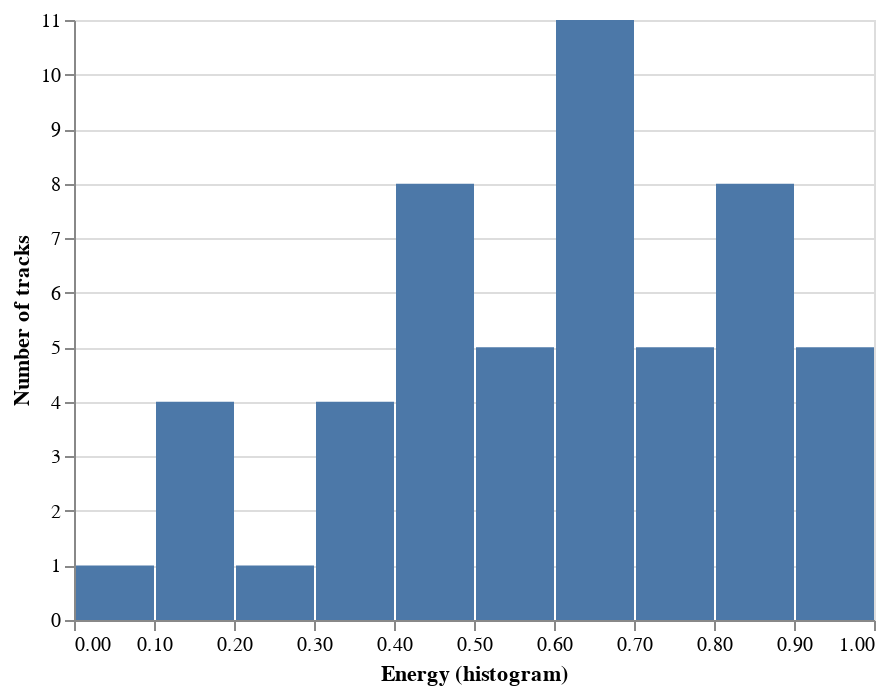

Write notebook code for a chart like this one.
### Code cell
alt.Chart(alt.Data(values=playlist.to_json(True))).mark_bar().encode(
    alt.X('energy:Q',bin=True, title='Energy (histogram)'),
    alt.Y(aggregate='count',type='quantitative', title='Number of tracks')
)

### Figure 1 — Vega-Lite specification as saved in the notebook (floating-point values rounded to 4 significant figures)
{"config": {"view": {"continuousWidth": 400, "continuousHeight": 300}}, "data": {"values": [{"track_id": "29Bx7ullHh1OeH0lpNS0X7", "name": "Mango Drive", "duration_ms": 432066, "explicit": false, "popularity": 38, "album": "Rhythm & Sound", "artists": "Rhythm & Sound", "key": 6, "key_str": "F♯", "mode": 0, "mode_str": "major", "tempo": 125.7, "time_signature": 4, "acousticness": 0.0321, "danceability": 0.897, "energy": 0.308, "instrumentalness": 0.91, "liveness": 0.132, "loudness": -14.42, "speechiness": 0.105, "valence": 0.566, "date": "2021-03-04", "year": 2021, "month": 3, "day": 4, "start_time_ms": 0}, {"track_id": "3xSF0xnqQiXGjQRxDj1dZ5", "name": "In The Wilderness", "duration_ms": 152386, "explicit": false, "popularity": 4, "album": "The Secret Migration", "artists": "Mercury Rev", "key": 11, "key_str": "B", "mode": 1, "mode_str": "minor", "tempo": 144.0, "time_signature": 4, "acousticness": 0.0146, "danceability": 0.326, "energy": 0.854, "instrumentalness": 1.86e-05, "liveness": 0.06, "loudness": -4.454, "speechiness": 0.0571, "valence": 0.385, "date": "2021-03-04", "year": 2021, "month": 3, "day": 4, "start_time_ms": 432066}, {"track_id": "0HsGh7cboYz6cVMIyFrQ8j", "name": "Devil Like Me", "duration_ms": 188280, "explicit": true, "popularity": 65, "album": "Seven + Mary", "artists": "Rainbow Kitten Surprise", "key": 2, "key_str": "D", "mode": 1, "mode_str": "minor", "tempo": 123.1, "time_signature": 4, "acousticness": 0.758, "danceability": 0.679, "energy": 0.63, "instrumentalness": 7.06e-05, "liveness": 0.111, "loudness": -6.83, "speechiness": 0.158, "valence": 0.558, "date": "2021-03-04", "year": 2021, "month": 3, "day": 4, "start_time_ms": 584452}, {"track_id": "0P969nMj5o1TQCdgBmSRNH", "name": "The Polaroid Doll", "duration_ms": 150400, "explicit": false, "popularity": 5, "album": "Jesus Urge Superstar", "artists": "Urge Overkill", "key": 9, "key_str": "A", "mode": 1, "mode_str": "minor", "tempo": 149.3, "time_signature": 4, "acousticness": 4.17e-06, "danceability": 0.298, "energy": 0.702, "instrumentalness": 0.75, "liveness": 0.0736, "loudness": -14.26, "speechiness": 0.0519, "valence": 0.432, "date": "2021-03-04", "year": 2021, "month": 3, "day": 4, "start_time_ms": 772732}, {"track_id": "3cMliO9emUSa4d1Ap2MbfW", "name": "Volcano Girls", "duration_ms": 198933, "explicit": false, "popularity": 54, "album": "Eight Arms To Hold You", "artists": "Veruca Salt", "key": 4, "key_str": "E", "mode": 1, "mode_str": "minor", "tempo": 131.5, "time_signature": 4, "acousticness": 0.000789, "danceability": 0.543, "energy": 0.961, "instrumentalness": 1.29e-06, "liveness": 0.431, "loudness": -2.749, "speechiness": 0.0373, "valence": 0.567, "date": "2021-03-04", "year": 2021, "month": 3, "day": 4, "start_time_ms": 923132}, {"track_id": "0oJLp7d7nczWx96RGEYx0O", "name": "All Potential Terrorists", "duration_ms": 194626, "explicit": false, "popularity": 2, "album": "Planet Punk", "artists": "Rubella Ballet", "key": 9, "key_str": "A", "mode": 0, "mode_str": "major", "tempo": 150.0, "time_signature": 4, "acousticness": 4.11e-05, "danceability": 0.446, "energy": 0.99, "instrumentalness": 0.00299, "liveness": 0.371, "loudness": -6.779, "speechiness": 0.212, "valence": 0.231, "date": "2021-03-04", "year": 2021, "month": 3, "day": 4, "start_time_ms": 1122065}, {"track_id": "5a1xOAkydEy3Ar4R5Z9oDr", "name": "Ball of Confusion - Single Edit", "duration_ms": 212400, "explicit": false, "popularity": 39, "album": "Sorted! The Best Of", "artists": "Love and Rockets", "key": 10, "key_str": "B♭", "mode": 0, "mode_str": "major", "tempo": 93.75, "time_signature": 4, "acousticness": 5.16e-05, "danceability": 0.625, "energy": 0.487, "instrumentalness": 0.000197, "liveness": 0.0731, "loudness": -10.29, "speechiness": 0.0635, "valence": 0.522, "date": "2021-03-04", "year": 2021, "month": 3, "day": 4, "start_time_ms": 1316691}, {"track_id": "3G2kfkMzZ9AQdr2zhzi7wd", "name": "Roman Litter - Remastered", "duration_ms": 210186, "explicit": false, "popularity": 15, "album": "The Strange Idols Pattern and Other Short Stories (Remastered Edition)", "artists": "Felt", "key": 2, "key_str": "D", "mode": 1, "mode_str": "minor", "tempo": 140.2, "time_signature": 4, "acousticness": 1.93e-05, "danceability": 0.445, "energy": 0.813, "instrumentalness": 0.224, "liveness": 0.0863, "loudness": -6.062, "speechiness": 0.0398, "valence": 0.722, "date": "2021-03-04", "year": 2021, "month": 3, "day": 4, "start_time_ms": 1529091}, {"track_id": "3FmzTH1fzxRwXUH0ecZPk3", "name": "Happy With Myself", "duration_ms": 223893, "explicit": false, "popularity": 5, "album": "Eve", "artists": "Over The Rhine", "key": 2, "key_str": "D", "mode": 1, "mode_str": "minor", "tempo": 119.0, "time_signature": 4, "acousticness": 0.0276, "danceability": 0.643, "energy": 0.706, "instrumentalness": 1.79e-06, "liveness": 0.174, "loudness": -8.372, "speechiness": 0.0306, "valence": 0.619, "date": "2021-03-04", "year": 2021, "month": 3, "day": 4, "start_time_ms": 1739277}, {"track_id": "3AHqaOkEFKZ6zEHdiplIv7", "name": "Tokyo Drifting (with Denzel Curry)", "duration_ms": 217693, "explicit": true, "popularity": 66, "album": "Tokyo Drifting", "artists": "Glass Animals, Denzel Curry", "key": 8, "key_str": "A♭", "mode": 0, "mode_str": "major", "tempo": 128.9, "time_signature": 4, "acousticness": 0.0816, "danceability": 0.708, "energy": 0.496, "instrumentalness": 0.000109, "liveness": 0.102, "loudness": -8.175, "speechiness": 0.0496, "valence": 0.412, "date": "2021-03-04", "year": 2021, "month": 3, "day": 4, "start_time_ms": 1963170}, {"track_id": "0KksQWmrn0Ioeqv6fGDrVO", "name": "Court Is Now In Session", "duration_ms": 260839, "explicit": true, "popularity": 10, "album": "WIld Pitch Classics", "artists": "Chill Rob G.", "key": 1, "key_str": "C♯", "mode": 0, "mode_str": "major", "tempo": 100.2, "time_signature": 4, "acousticness": 0.222, "danceability": 0.865, "energy": 0.748, "instrumentalness": 0.0, "liveness": 0.0721, "loudness": -9.468, "speechiness": 0.279, "valence": 0.417, "date": "2021-03-04", "year": 2021, "month": 3, "day": 4, "start_time_ms": 2180863}, {"track_id": "1FAmHHnug3QVoSZ6s2D6jL", "name": "Congoman", "duration_ms": 398720, "explicit": false, "popularity": 32, "album": "Heart Of The Congos (40th Anniversary Edition)", "artists": "The Congos", "key": 1, "key_str": "C♯", "mode": 0, "mode_str": "major", "tempo": 196.0, "time_signature": 4, "acousticness": 0.198, "danceability": 0.476, "energy": 0.875, "instrumentalness": 0.339, "liveness": 0.179, "loudness": -6.903, "speechiness": 0.0562, "valence": 0.758, "date": "2021-03-04", "year": 2021, "month": 3, "day": 4, "start_time_ms": 2441702}, {"track_id": "2VGLPicLO7tN5laJ5OGAN7", "name": "Yesew Neger (Amazed By Humanity)", "duration_ms": 302342, "explicit": false, "popularity": 4, "album": "Che Belew (March Forward)", "artists": "Ayalew Mesfin", "key": 1, "key_str": "C♯", "mode": 0, "mode_str": "major", "tempo": 107.9, "time_signature": 3, "acousticness": 0.769, "danceability": 0.491, "energy": 0.313, "instrumentalness": 0.00259, "liveness": 0.15, "loudness": -9.64, "speechiness": 0.0298, "valence": 0.543, "date": "2021-03-04", "year": 2021, "month": 3, "day": 4, "start_time_ms": 2840422}, {"track_id": "6NjhuVXxEjSsJRqKhVEdFv", "name": "Driftin' Blues", "duration_ms": 206933, "explicit": false, "popularity": 30, "album": "The Anthology", "artists": "Bobby \"Blue\" Bland", "key": 7, "key_str": "G", "mode": 1, "mode_str": "minor", "tempo": 171.9, "time_signature": 3, "acousticness": 0.699, "danceability": 0.437, "energy": 0.455, "instrumentalness": 1.16e-06, "liveness": 0.23, "loudness": -7.054, "speechiness": 0.0514, "valence": 0.373, "date": "2021-03-04", "year": 2021, "month": 3, "day": 4, "start_time_ms": 3142764}, {"track_id": "1SlkhRMOEJp97Ho0BaIOkj", "name": "Ace of Aces", "duration_ms": 124565, "explicit": false, "popularity": 50, "album": "The Fearless Flyers", "artists": "The Fearless Flyers", "key": 6, "key_str": "F♯", "mode": 0, "mode_str": "major", "tempo": 105.6, "time_signature": 4, "acousticness": 0.0426, "danceability": 0.721, "energy": 0.848, "instrumentalness": 0.95, "liveness": 0.15, "loudness": -9.67, "speechiness": 0.0648, "valence": 0.896, "date": "2021-03-04", "year": 2021, "month": 3, "day": 4, "start_time_ms": 3349697}, {"track_id": "2P0l7LJFyAiSjhbRPUKqxN", "name": "No Turning Back", "duration_ms": 176546, "explicit": false, "popularity": 0, "album": "No Turning Back", "artists": "Shox", "key": 0, "key_str": "C", "mode": 1, "mode_str": "minor", "tempo": 170.3, "time_signature": 4, "acousticness": 0.0952, "danceability": 0.478, "energy": 0.949, "instrumentalness": 0.00136, "liveness": 0.14, "loudness": -6.423, "speechiness": 0.0317, "valence": 0.83, "date": "2021-03-04", "year": 2021, "month": 3, "day": 4, "start_time_ms": 3474262}, {"track_id": "5m5nCBdf8ooJh1YfCf1bGY", "name": "Act Three - Aftermath - II. The Goddess", "duration_ms": 124666, "explicit": false, "popularity": 0, "album": "Trinity - Seas Seize Sees", "artists": "Sigmund Snopek III", "key": 4, "key_str": "E", "mode": 1, "mode_str": "minor", "tempo": 113.6, "time_signature": 1, "acousticness": 0.961, "danceability": 0.381, "energy": 0.193, "instrumentalness": 0.0815, "liveness": 0.123, "loudness": -15.31, "speechiness": 0.0371, "valence": 0.0558, "date": "2021-03-04", "year": 2021, "month": 3, "day": 4, "start_time_ms": 3650808}, {"track_id": "1WNP9wJMUxi2kmWKpyDwsP", "name": "Rowing 12\" Version", "duration_ms": 419986, "explicit": false, "popularity": 33, "album": "Decibel", "artists": "Dennis Bovell", "key": 4, "key_str": "E", "mode": 0, "mode_str": "major", "tempo": 119.7, "time_signature": 4, "acousticness": 0.246, "danceability": 0.913, "energy": 0.489, "instrumentalness": 0.688, "liveness": 0.111, "loudness": -8.781, "speechiness": 0.303, "valence": 0.825, "date": "2021-03-04", "year": 2021, "month": 3, "day": 4, "start_time_ms": 3775474}, {"track_id": "5dI7YJbfDYcKJ35l7DFjkq", "name": "I'm in a Dancing Mood", "duration_ms": 138373, "explicit": false, "popularity": 37, "album": "Better Must Come / Greatest Hits... Plus", "artists": "Delroy Wilson", "key": 1, "key_str": "C♯", "mode": 1, "mode_str": "minor", "tempo": 90.32, "time_signature": 4, "acousticness": 0.118, "danceability": 0.869, "energy": 0.654, "instrumentalness": 0.000625, "liveness": 0.121, "loudness": -7.999, "speechiness": 0.205, "valence": 0.841, "date": "2021-03-04", "year": 2021, "month": 3, "day": 4, "start_time_ms": 4195460}, {"track_id": "4kduR90MGqN5wKSZcnPG9w", "name": "Kitchen Sink", "duration_ms": 216875, "explicit": false, "popularity": 35, "album": "Kitchen Sink", "artists": "Nadine Shah", "key": 9, "key_str": "A", "mode": 0, "mode_str": "major", "tempo": 96.06, "time_signature": 4, "acousticness": 0.448, "danceability": 0.855, "energy": 0.501, "instrumentalness": 0.039, "liveness": 0.0804, "loudness": -8.614, "speechiness": 0.0489, "valence": 0.56, "date": "2021-03-04", "year": 2021, "month": 3, "day": 4, "start_time_ms": 4333833}, {"track_id": "4DHzUFdHMJRouGGJ4XqrKQ", "name": "Planes, Boats and Trains", "duration_ms": 95972, "explicit": false, "popularity": 43, "album": "Bruton BRH6: Voices in Harmony", "artists": "Andrew Jackman", "key": 11, "key_str": "B", "mode": 0, "mode_str": "major", "tempo": 103.0, "time_signature": 4, "acousticness": 0.454, "danceability": 0.677, "energy": 0.611, "instrumentalness": 0.907, "liveness": 0.163, "loudness": -9.9, "speechiness": 0.033, "valence": 0.41, "date": "2021-03-04", "year": 2021, "month": 3, "day": 4, "start_time_ms": 4550708}, {"track_id": "2ydBZKZD2nr7XTd64E2AVg", "name": "Lady Love", "duration_ms": 242386, "explicit": false, "popularity": 50, "album": "When You Hear Lou, You've Heard It All", "artists": "Lou Rawls", "key": 0, "key_str": "C", "mode": 1, "mode_str": "minor", "tempo": 90.33, "time_signature": 4, "acousticness": 0.372, "danceability": 0.657, "energy": 0.673, "instrumentalness": 0.000991, "liveness": 0.049, "loudness": -7.685, "speechiness": 0.0573, "valence": 0.789, "date": "2021-03-04", "year": 2021, "month": 3, "day": 4, "start_time_ms": 4646680}, {"track_id": "6kahhh9MquMeLbVKBxh58K", "name": "Inner City Blues", "duration_ms": 251826, "explicit": false, "popularity": 43, "album": "Sly-Go-Ville", "artists": "Sly Dunbar", "key": 1, "key_str": "C♯", "mode": 1, "mode_str": "minor", "tempo": 87.39, "time_signature": 4, "acousticness": 0.158, "danceability": 0.72, "energy": 0.478, "instrumentalness": 0.0561, "liveness": 0.127, "loudness": -9.909, "speechiness": 0.11, "valence": 0.59, "date": "2021-03-04", "year": 2021, "month": 3, "day": 4, "start_time_ms": 4889066}, {"track_id": "2tlQN0gUJz6tW7bPunEaid", "name": "I Heard It Through The Grapevine", "duration_ms": 238720, "explicit": false, "popularity": 52, "album": "Cut (Deluxe Edition)", "artists": "The Slits", "key": 11, "key_str": "B", "mode": 0, "mode_str": "major", "tempo": 129.9, "time_signature": 4, "acousticness": 0.000486, "danceability": 0.714, "energy": 0.665, "instrumentalness": 0.539, "liveness": 0.0728, "loudness": -8.213, "speechiness": 0.198, "valence": 0.885, "date": "2021-03-04", "year": 2021, "month": 3, "day": 4, "start_time_ms": 5140892}, {"track_id": "4uqJlHSyfbPXbE1TiqUWCC", "name": "Rockist Part 4", "duration_ms": 331466, "explicit": false, "popularity": 1, "album": "Sea From Shore (Expanded Edition)", "artists": "School Of Language", "key": 0, "key_str": "C", "mode": 1, "mode_str": "minor", "tempo": 92.54, "time_signature": 3, "acousticness": 0.00337, "danceability": 0.522, "energy": 0.629, "instrumentalness": 0.00784, "liveness": 0.227, "loudness": -7.678, "speechiness": 0.0303, "valence": 0.316, "date": "2021-03-04", "year": 2021, "month": 3, "day": 4, "start_time_ms": 5379612}, {"track_id": "1UTX5wGyy7IC6HeT5MmAJ1", "name": "Gold", "duration_ms": 237200, "explicit": false, "popularity": 43, "album": "Liquid Swords", "artists": "GZA", "key": 7, "key_str": "G", "mode": 1, "mode_str": "minor", "tempo": 92.02, "time_signature": 4, "acousticness": 0.0147, "danceability": 0.653, "energy": 0.773, "instrumentalness": 0.0425, "liveness": 0.235, "loudness": -5.507, "speechiness": 0.14, "valence": 0.547, "date": "2021-03-04", "year": 2021, "month": 3, "day": 4, "start_time_ms": 5711078}, {"track_id": "1RZoXRI9kqCn53h28qiKoD", "name": "Smiling Stranger", "duration_ms": 209666, "explicit": false, "popularity": 22, "album": "One World", "artists": "John Martyn", "key": 10, "key_str": "B♭", "mode": 1, "mode_str": "minor", "tempo": 88.89, "time_signature": 4, "acousticness": 0.727, "danceability": 0.652, "energy": 0.511, "instrumentalness": 0.0774, "liveness": 0.172, "loudness": -12.35, "speechiness": 0.0437, "valence": 0.811, "date": "2021-03-04", "year": 2021, "month": 3, "day": 4, "start_time_ms": 5948278}, {"track_id": "0bTar7V90X1FBXnCEzfPNr", "name": "Freeker By the Speaker", "duration_ms": 292733, "explicit": false, "popularity": 47, "album": "Laugh", "artists": "Keller Williams", "key": 0, "key_str": "C", "mode": 1, "mode_str": "minor", "tempo": 139.2, "time_signature": 4, "acousticness": 0.665, "danceability": 0.596, "energy": 0.532, "instrumentalness": 3.19e-05, "liveness": 0.154, "loudness": -10.19, "speechiness": 0.0675, "valence": 0.939, "date": "2021-03-04", "year": 2021, "month": 3, "day": 4, "start_time_ms": 6157944}, {"track_id": "7fSQCkksxIkkhHGKcVswew", "name": "Don't Stop Till You Get Enough", "duration_ms": 374533, "explicit": false, "popularity": 10, "album": "Live Aux Bains Douches - Paris 1980", "artists": "James Chance & The Contortions", "key": 5, "key_str": "F", "mode": 0, "mode_str": "major", "tempo": 144.3, "time_signature": 4, "acousticness": 0.0337, "danceability": 0.675, "energy": 0.731, "instrumentalness": 0.0028, "liveness": 0.766, "loudness": -8.775, "speechiness": 0.118, "valence": 0.684, "date": "2021-03-04", "year": 2021, "month": 3, "day": 4, "start_time_ms": 6450677}, {"track_id": "4h3tuA5S4HqjaJkGMnXNSY", "name": "Everybody's Talking", "duration_ms": 151000, "explicit": false, "popularity": 27, "album": "Boss Reggae", "artists": "Ernest Ranglin", "key": 5, "key_str": "F", "mode": 1, "mode_str": "minor", "tempo": 129.7, "time_signature": 4, "acousticness": 0.373, "danceability": 0.696, "energy": 0.462, "instrumentalness": 0.882, "liveness": 0.238, "loudness": -16.09, "speechiness": 0.0394, "valence": 0.969, "date": "2021-03-04", "year": 2021, "month": 3, "day": 4, "start_time_ms": 6825210}, {"track_id": "2gupTx0lktZmGe6RP2YqBu", "name": "Unas Horas", "duration_ms": 164069, "explicit": false, "popularity": 44, "album": "I Fell in Love, Again / Unas Horas", "artists": "Sinj Clarke", "key": 2, "key_str": "D", "mode": 0, "mode_str": "major", "tempo": 114.8, "time_signature": 4, "acousticness": 0.959, "danceability": 0.83, "energy": 0.282, "instrumentalness": 0.924, "liveness": 0.116, "loudness": -10.3, "speechiness": 0.044, "valence": 0.327, "date": "2021-03-04", "year": 2021, "month": 3, "day": 4, "start_time_ms": 6976210}, {"track_id": "0oucyVmfZtpU608vpYA1rs", "name": "Guajira Sicodélica", "duration_ms": 212466, "explicit": false, "popularity": 42, "album": "Sicodélicos", "artists": "Los Destellos", "key": 11, "key_str": "B", "mode": 0, "mode_str": "major", "tempo": 137.2, "time_signature": 4, "acousticness": 0.0158, "danceability": 0.743, "energy": 0.854, "instrumentalness": 0.825, "liveness": 0.344, "loudness": -5.725, "speechiness": 0.0373, "valence": 0.756, "date": "2021-03-04", "year": 2021, "month": 3, "day": 4, "start_time_ms": 7140279}, {"track_id": "1Q4jb2UjtWUDUojHsB8mLY", "name": "Split (Only U)", "duration_ms": 256640, "explicit": false, "popularity": 63, "album": "Split (Only U)", "artists": "Tiësto, The Chainsmokers", "key": 1, "key_str": "C♯", "mode": 1, "mode_str": "minor", "tempo": 128.0, "time_signature": 4, "acousticness": 0.048, "danceability": 0.634, "energy": 0.927, "instrumentalness": 0.687, "liveness": 0.0864, "loudness": -3.282, "speechiness": 0.136, "valence": 0.35, "date": "2021-03-04", "year": 2021, "month": 3, "day": 4, "start_time_ms": 7352745}, {"track_id": "0ontZ4yL3GmSn99rHaG2z4", "name": "I've Got a Feeling", "duration_ms": 300226, "explicit": false, "popularity": 18, "album": "Please Be Patient With Me (Recorded \"Live\" in Chicago, Ill.)", "artists": "Albertina Walker, James Cleveland", "key": 10, "key_str": "B♭", "mode": 1, "mode_str": "minor", "tempo": 137.5, "time_signature": 4, "acousticness": 0.431, "danceability": 0.614, "energy": 0.937, "instrumentalness": 0.0, "liveness": 0.185, "loudness": -10.83, "speechiness": 0.0576, "valence": 0.762, "date": "2021-03-04", "year": 2021, "month": 3, "day": 4, "start_time_ms": 7609385}, {"track_id": "6HowdhrPHACMqHgFAUrRRG", "name": "Sign of the Judgement", "duration_ms": 156666, "explicit": false, "popularity": 35, "album": "Wade in the Water: African American Sacred Music Traditions Vol. I-IV", "artists": "The McIntosh County Shouters", "key": 11, "key_str": "B", "mode": 1, "mode_str": "minor", "tempo": 94.31, "time_signature": 3, "acousticness": 0.843, "danceability": 0.6, "energy": 0.635, "instrumentalness": 0.0, "liveness": 0.636, "loudness": -12.12, "speechiness": 0.522, "valence": 0.813, "date": "2021-03-04", "year": 2021, "month": 3, "day": 4, "start_time_ms": 7909611}, {"track_id": "4nvmJiGmjq91OnXZVY1ew6", "name": "Crack of Dawn", "duration_ms": 135506, "explicit": false, "popularity": 0, "album": "Our Love In The Light", "artists": "Paul & The Tall Trees", "key": 3, "key_str": "E♭", "mode": 1, "mode_str": "minor", "tempo": 177.4, "time_signature": 4, "acousticness": 0.368, "danceability": 0.425, "energy": 0.817, "instrumentalness": 0.039, "liveness": 0.123, "loudness": -6.715, "speechiness": 0.0607, "valence": 0.676, "date": "2021-03-04", "year": 2021, "month": 3, "day": 4, "start_time_ms": 8066277}, {"track_id": "1kwxZlmb5EQ1diJWpp9QfE", "name": "Nantucket Island", "duration_ms": 222213, "explicit": false, "popularity": 43, "album": "Telling The Truth", "artists": "Willie Wright", "key": 4, "key_str": "E", "mode": 1, "mode_str": "minor", "tempo": 171.4, "time_signature": 4, "acousticness": 0.0237, "danceability": 0.476, "energy": 0.607, "instrumentalness": 0.00211, "liveness": 0.0906, "loudness": -8.508, "speechiness": 0.037, "valence": 0.927, "date": "2021-03-04", "year": 2021, "month": 3, "day": 4, "start_time_ms": 8201783}, {"track_id": "6cIsY3cKGqj7GQFwezvseP", "name": "Used to Think", "duration_ms": 519260, "explicit": false, "popularity": 37, "album": "Better Way", "artists": "Casper Clausen", "key": 11, "key_str": "B", "mode": 0, "mode_str": "major", "tempo": 192.0, "time_signature": 4, "acousticness": 0.0184, "danceability": 0.487, "energy": 0.871, "instrumentalness": 0.397, "liveness": 0.284, "loudness": -8.613, "speechiness": 0.0386, "valence": 0.0385, "date": "2021-03-04", "year": 2021, "month": 3, "day": 4, "start_time_ms": 8423996}, {"track_id": "2Hh5BKsYsg9Z5uLYyI9Ppl", "name": "Garden Dog Barbecue", "duration_ms": 224706, "explicit": false, "popularity": 39, "album": "v2.0", "artists": "GoGo Penguin", "key": 8, "key_str": "A♭", "mode": 1, "mode_str": "minor", "tempo": 96.24, "time_signature": 4, "acousticness": 0.0872, "danceability": 0.375, "energy": 0.426, "instrumentalness": 0.88, "liveness": 0.108, "loudness": -14.46, "speechiness": 0.0517, "valence": 0.669, "date": "2021-03-04", "year": 2021, "month": 3, "day": 4, "start_time_ms": 8943256}, {"track_id": "5d1dBKebsObe7k3Lw7dVwD", "name": "It Feels Like Rain", "duration_ms": 298466, "explicit": false, "popularity": 25, "album": "Warm Your Heart", "artists": "Aaron Neville", "key": 7, "key_str": "G", "mode": 1, "mode_str": "minor", "tempo": 139.8, "time_signature": 4, "acousticness": 0.305, "danceability": 0.676, "energy": 0.143, "instrumentalness": 8.92e-05, "liveness": 0.0686, "loudness": -17.96, "speechiness": 0.0411, "valence": 0.369, "date": "2021-03-04", "year": 2021, "month": 3, "day": 4, "start_time_ms": 9167962}, {"track_id": "53ejLxDg918oFqbmmS4ivz", "name": "Karibou Ya Bintou", "duration_ms": 343333, "explicit": false, "popularity": 21, "album": "Afriques indépendantes: 50 Years of Musical Independence (1960 - 2010)", "artists": "Tabu Ley Rochereau", "key": 8, "key_str": "A♭", "mode": 0, "mode_str": "major", "tempo": 131.0, "time_signature": 4, "acousticness": 0.671, "danceability": 0.741, "energy": 0.622, "instrumentalness": 0.0, "liveness": 0.26, "loudness": -3.033, "speechiness": 0.0341, "valence": 0.61, "date": "2021-03-04", "year": 2021, "month": 3, "day": 4, "start_time_ms": 9466428}, {"track_id": "767c0TmMJZzlFWApfmNimc", "name": "The Spinning Wheel", "duration_ms": 206773, "explicit": false, "popularity": 41, "album": "The River Strumming", "artists": "Cotton Jones", "key": 7, "key_str": "G", "mode": 0, "mode_str": "major", "tempo": 147.5, "time_signature": 3, "acousticness": 0.842, "danceability": 0.403, "energy": 0.316, "instrumentalness": 0.0038, "liveness": 0.11, "loudness": -12.73, "speechiness": 0.0687, "valence": 0.196, "date": "2021-03-04", "year": 2021, "month": 3, "day": 4, "start_time_ms": 9809761}, {"track_id": "4R60H3uF7QJsi3uyqAzRdU", "name": "Rain Shadow", "duration_ms": 179781, "explicit": false, "popularity": 14, "album": "Singing Sands", "artists": "Los Days, Tommy Guerrero, Josh Lippi", "key": 9, "key_str": "A", "mode": 0, "mode_str": "major", "tempo": 174.2, "time_signature": 3, "acousticness": 0.879, "danceability": 0.321, "energy": 0.0734, "instrumentalness": 0.905, "liveness": 0.104, "loudness": -20.42, "speechiness": 0.0375, "valence": 0.348, "date": "2021-03-04", "year": 2021, "month": 3, "day": 4, "start_time_ms": 10016534}, {"track_id": "4iIUslCIa1rSDX2vYq2lsk", "name": "You Make Me Feel So Young", "duration_ms": 172586, "explicit": false, "popularity": 50, "album": "That's Life", "artists": "Willie Nelson", "key": 5, "key_str": "F", "mode": 1, "mode_str": "minor", "tempo": 131.7, "time_signature": 4, "acousticness": 0.721, "danceability": 0.686, "energy": 0.448, "instrumentalness": 8.47e-05, "liveness": 0.0719, "loudness": -7.544, "speechiness": 0.0504, "valence": 0.576, "date": "2021-03-04", "year": 2021, "month": 3, "day": 4, "start_time_ms": 10196315}, {"track_id": "0HUp7ipIDJvITTqizN6cxJ", "name": "Be-Bop-A-Lula", "duration_ms": 156306, "explicit": false, "popularity": 46, "album": "Dance To The Bop", "artists": "Gene Vincent & His Blue Caps", "key": 9, "key_str": "A", "mode": 1, "mode_str": "minor", "tempo": 126.1, "time_signature": 4, "acousticness": 0.414, "danceability": 0.593, "energy": 0.537, "instrumentalness": 0.0, "liveness": 0.147, "loudness": -10.91, "speechiness": 0.0444, "valence": 0.843, "date": "2021-03-04", "year": 2021, "month": 3, "day": 4, "start_time_ms": 10368901}, {"track_id": "0kyM6MaS573Gt9Yna1rsqd", "name": "Can't Let Go", "duration_ms": 208733, "explicit": false, "popularity": 51, "album": "Car Wheels On A Gravel Road", "artists": "Lucinda Williams", "key": 7, "key_str": "G", "mode": 1, "mode_str": "minor", "tempo": 94.35, "time_signature": 4, "acousticness": 0.275, "danceability": 0.625, "energy": 0.815, "instrumentalness": 0.0288, "liveness": 0.0723, "loudness": -8.609, "speechiness": 0.0759, "valence": 0.919, "date": "2021-03-04", "year": 2021, "month": 3, "day": 4, "start_time_ms": 10525207}, {"track_id": "4RaqU561VSdbGClESEGGap", "name": "Do Your Duty", "duration_ms": 203373, "explicit": false, "popularity": 20, "album": "The Essential Bessie Smith", "artists": "Bessie Smith", "key": 5, "key_str": "F", "mode": 1, "mode_str": "minor", "tempo": 118.6, "time_signature": 4, "acousticness": 0.973, "danceability": 0.713, "energy": 0.182, "instrumentalness": 0.00341, "liveness": 0.216, "loudness": -11.16, "speechiness": 0.0547, "valence": 0.688, "date": "2021-03-04", "year": 2021, "month": 3, "day": 4, "start_time_ms": 10733940}, {"track_id": "73UXPGhbUevbPHoxeMlxyA", "name": "Turn On Your Love Light", "duration_ms": 157906, "explicit": false, "popularity": 5, "album": "The Best Of Duke-Peacock Blues", "artists": "Bobby \"Blue\" Bland", "key": 5, "key_str": "F", "mode": 1, "mode_str": "minor", "tempo": 106.5, "time_signature": 4, "acousticness": 0.0873, "danceability": 0.591, "energy": 0.648, "instrumentalness": 1.08e-05, "liveness": 0.794, "loudness": -11.52, "speechiness": 0.0311, "valence": 0.796, "date": "2021-03-04", "year": 2021, "month": 3, "day": 4, "start_time_ms": 10937313}, {"track_id": "3PkEQnxnrRKfirbbjyVcwq", "name": "Blues Minor", "duration_ms": 191906, "explicit": false, "popularity": 1, "album": "Eleventh Hour Shine-On", "artists": "Universal Congress Of", "key": 5, "key_str": "F", "mode": 0, "mode_str": "major", "tempo": 123.7, "time_signature": 4, "acousticness": 0.0299, "danceability": 0.655, "energy": 0.349, "instrumentalness": 0.676, "liveness": 0.251, "loudness": -16.55, "speechiness": 0.0481, "valence": 0.847, "date": "2021-03-04", "year": 2021, "month": 3, "day": 4, "start_time_ms": 11095219}, {"track_id": "5BxhxTfQz4wJoe9Oh6p7Vk", "name": "Work for Peace", "duration_ms": 453200, "explicit": false, "popularity": 11, "album": "Spirits", "artists": "Gil Scott-Heron", "key": 7, "key_str": "G", "mode": 1, "mode_str": "minor", "tempo": 101.1, "time_signature": 4, "acousticness": 0.106, "danceability": 0.822, "energy": 0.664, "instrumentalness": 3.03e-06, "liveness": 0.0658, "loudness": -13.2, "speechiness": 0.16, "valence": 0.257, "date": "2021-03-04", "year": 2021, "month": 3, "day": 4, "start_time_ms": 11287125}, {"track_id": "69E3cx8BoUMsJUr8ANe98U", "name": "Grandma's Hands - Live at Carnegie Hall, New York, NY - October 1972", "duration_ms": 293333, "explicit": false, "popularity": 30, "album": "Bill Withers Live At Carnegie Hall", "artists": "Bill Withers", "key": 11, "key_str": "B", "mode": 0, "mode_str": "major", "tempo": 135.4, "time_signature": 4, "acousticness": 0.72, "danceability": 0.534, "energy": 0.588, "instrumentalness": 0.0, "liveness": 0.709, "loudness": -12.49, "speechiness": 0.683, "valence": 0.134, "date": "2021-03-04", "year": 2021, "month": 3, "day": 4, "start_time_ms": 11740325}, {"track_id": "4cMYamXr70xbmsdsr00P1n", "name": "Jack Gets Up", "duration_ms": 254133, "explicit": false, "popularity": 10, "album": "My Father's Face", "artists": "Leo Kottke", "key": 2, "key_str": "D", "mode": 1, "mode_str": "minor", "tempo": 85.11, "time_signature": 4, "acousticness": 0.815, "danceability": 0.574, "energy": 0.174, "instrumentalness": 0.0, "liveness": 0.103, "loudness": -19.15, "speechiness": 0.0453, "valence": 0.431, "date": "2021-03-04", "year": 2021, "month": 3, "day": 4, "start_time_ms": 12033658}]}, "mark": "bar", "encoding": {"x": {"type": "quantitative", "bin": true, "field": "energy", "title": "Energy (histogram)"}, "y": {"type": "quantitative", "aggregate": "count", "title": "Number of tracks"}}, "$schema": "https://vega.github.io/schema/vega-lite/v4.8.1.json"}
